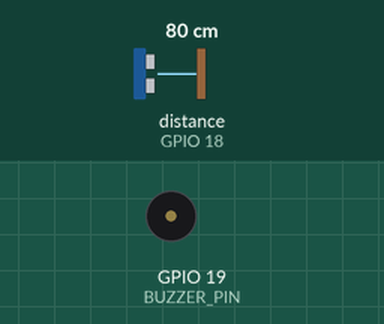
A sketch run on a simulated ESP32. Shown: buzzer (waves = sounding, pin HIGH). Wiring (from diagram.json): ultrasonic range finder: trigger GPIO 5; echo GPIO 18. The test bench sets the inputs (shaded band); at power-on: distance to the obstacle (sensor on GPIO 18) 80 cm. The echo pulse lasts 58.3 µs per cm; WiFi joins after 1.5 s; servers stay silent unless stated; no MQTT or app messages arrive unless stated; pins used as bus, display or sensor lines are not drawn; what the sketch prints to the serial monitor is not drawn.

Above: at 0.1 s.
At 1.6 s:
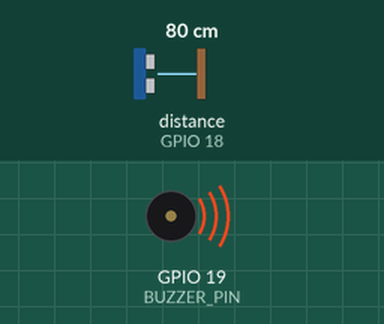
Timing chart, 0 to 3.1 s (numbered marks = the images above):
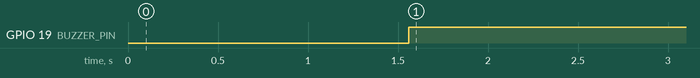

The sketch:

sketch.ino
```cpp
#include <WiFi.h>
#include <PubSubClient.h>


// Configuração do MQTT
const char* mqtt_server = "broker.hivemq.com"; // Pode-se usar outro broker MQTT
const char* topic = "sensor/nivel_agua";

WiFiClient espClient;
PubSubClient client(espClient);

// Definição dos pinos
#define TRIGGER_PIN 5  // Pino do Trigger do HC-SR04
#define ECHO_PIN 18     // Pino do Echo do HC-SR04
#define BUZZER_PIN 19   // Pino do buzzer

// Função para conectar ao Wi-Fi
void setup_wifi() {
  Serial.print("Conectando ao Wi-Fi...");
WiFi.begin("Wokwi-GUEST", ""); //(wifi ssid, password)
  while (WiFi.status() != WL_CONNECTED) {
    delay(500);
    Serial.print(WiFi.status());
  }
  Serial.println("Conectado!");
}

// Função para conectar ao MQTT
void reconnect() {
  while (!client.connected()) {
    Serial.print("Conectando ao MQTT...");
    if (client.connect("ESP32Client")) {
      Serial.println("Conectado!");
    } else {
      Serial.print("Falha, rc=");
      Serial.print(client.state());
      Serial.println(" Tentando novamente em 5s...");
      delay(5000);
    }
  }
}

// Função para medir a distância com HC-SR04
float medirNivelAgua() {
  digitalWrite(TRIGGER_PIN, LOW);
  delayMicroseconds(2);
  digitalWrite(TRIGGER_PIN, HIGH);
  delayMicroseconds(10);
  digitalWrite(TRIGGER_PIN, LOW);

  long duration = pulseIn(ECHO_PIN, HIGH);
  float distancia = 400 * 0.034 / 2; // 0.034 cm/μs é a velocidade do som no ar

  return distancia;
}

void setup() {
  Serial.begin(115200);
  pinMode(TRIGGER_PIN, OUTPUT);
  pinMode(ECHO_PIN, INPUT);
  pinMode(BUZZER_PIN, OUTPUT);
  digitalWrite(BUZZER_PIN, LOW);

  setup_wifi();
  client.setServer(mqtt_server, 1883);
}

void loop() {
  if (!client.connected()) {
    reconnect();
  }
  client.loop();

  float nivelAgua = medirNivelAgua();
  Serial.print("Nível da água: ");
  Serial.print(nivelAgua);
  Serial.println(" cm");

  // Envia os dados para o MQTT
  char msg[10];
  dtostrf(nivelAgua, 4, 2, msg);
  client.publish(topic, msg);

  // Alerta sonoro se o nível estiver abaixo de 10 cm
  if (nivelAgua > 10) {
    digitalWrite(BUZZER_PIN, LOW);
    Serial.print("LOW");
  } else {
    digitalWrite(BUZZER_PIN, HIGH);
    Serial.print("HIGH");
    delay(500);
    //digitalWrite(BUZZER_PIN, LOW);
  }

  delay(2000); // Mede a cada 2 segundos
}
```

Measured:
- by itself, GPIO 19 (BUZZER_PIN): LOW → HIGH at 1.6 s
